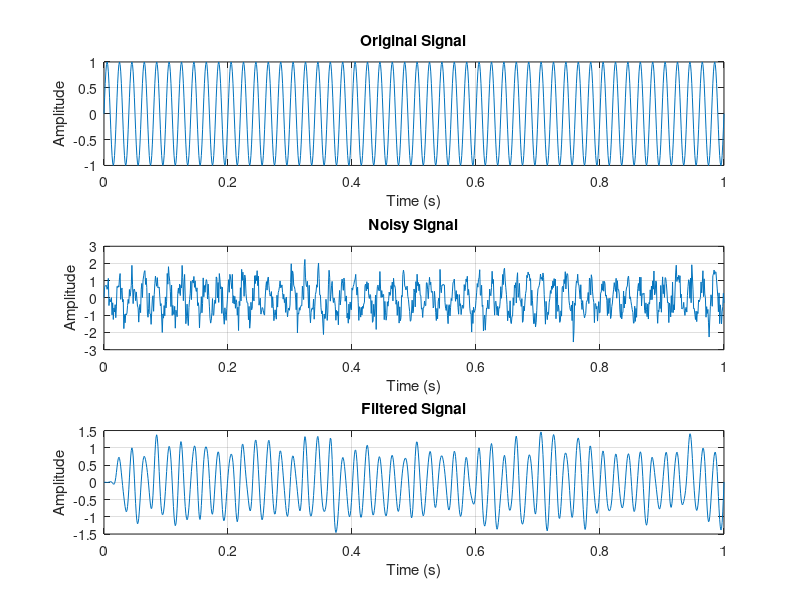

Recreate this plot in MATLAB.
clc;
clear;
close all;

%% Generate Original Signal

fs = 1000;                  % Sampling frequency (Hz)
t = 0:1/fs:1;               % Time vector (1 second)

signal = sin(2*pi*50*t);    % 50 Hz sine wave

%% Add White Gaussian Noise

noise = 0.5*randn(size(signal));
noisy_signal = signal + noise;

%% Design FIR Low-Pass Filter

filter_order = 40;
cutoff_frequency = 100;     % Cutoff frequency in Hz

normalized_cutoff = cutoff_frequency/(fs/2);

b = fir1(filter_order, normalized_cutoff, 'low');

%% Apply Filter

filtered_signal = filter(b,1,noisy_signal);

%% Plot Results

figure;

subplot(3,1,1)
plot(t,signal)
grid on
title('Original Signal')
xlabel('Time (s)')
ylabel('Amplitude')

subplot(3,1,2)
plot(t,noisy_signal)
grid on
title('Noisy Signal')
xlabel('Time (s)')
ylabel('Amplitude')

subplot(3,1,3)
plot(t,filtered_signal)
grid on
title('Filtered Signal')
xlabel('Time (s)')
ylabel('Amplitude')
